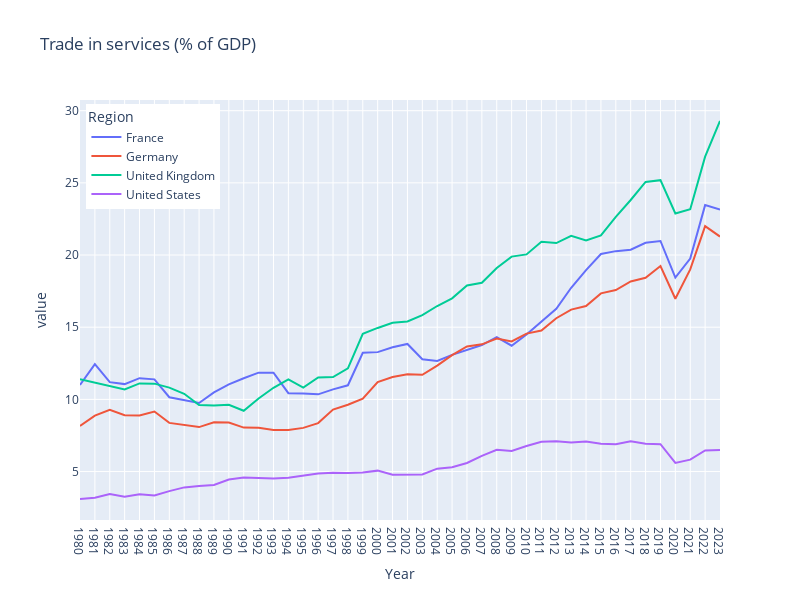

Here is the notebook cell this chart was saved with:
### Code cell
import requests
import pandas as pd
import plotly.express as px

# Set the API endpoint and parameters
base_url = "http://api.worldbank.org/v2/country/all/indicator//BG.GSR.NFSV.GD.ZS"
params = {
    "format": "json",  # JSON format
    "per_page": 30000,  # High limit to get all data at once
    "date": "1980:2024"  # Date range from 2000 to 2022
}

# Make the request to the World Bank API
response = requests.get(base_url, params=params)

# Check if the request was successful
if response.status_code == 200:
    # The response comes in two parts: metadata and data
    data = response.json()[1]  # Extract only the data part

    df = pd.DataFrame([[i['date'],i['country']['value'],i['value']] for i in data],
             columns=['Year','Country','FDI'])#.groupby(['Year','Country']).sum().unstack()

else:
    print("Failed to retrieve data:", response.status_code)


df_screened = df[df['Country'].isin(['United Kingdom', 'United States','France','Germany'])].groupby(['Year','Country']).sum().unstack().FDI


fig = px.line(df_screened,
              labels={'index':'Year'},
              width=800, height=600,
              title=data[0]['indicator']['value'])

fig.update_layout(legend=dict(
    title='Region',
    yanchor="top",
    y=0.99,
    xanchor="left",
    x=0.01
))

fig.show()

### Figure 1 — Plotly figure (JSON) as saved in the notebook; plotly's stock layout.template omitted (floating-point values rounded to 4 significant figures)
{"data": [{"hovertemplate": "Country=France<br>Year=%{x}<br>value=%{y}<extra></extra>", "legendgroup": "France", "line": {"color": "#636efa", "dash": "solid"}, "marker": {"symbol": "circle"}, "mode": "lines", "name": "France", "orientation": "v", "showlegend": true, "type": "scatter", "x": ["1980", "1981", "1982", "1983", "1984", "1985", "1986", "1987", "1988", "1989", "1990", "1991", "1992", "1993", "1994", "1995", "1996", "1997", "1998", "1999", "2000", "2001", "2002", "2003", "2004", "2005", "2006", "2007", "2008", "2009", "2010", "2011", "2012", "2013", "2014", "2015", "2016", "2017", "2018", "2019", "2020", "2021", "2022", "2023"], "xaxis": "x", "y": [11.0, 12.44, 11.19, 11.06, 11.47, 11.39, 10.15, 9.938, 9.752, 10.49, 11.04, 11.46, 11.85, 11.84, 10.43, 10.41, 10.35, 10.69, 10.98, 13.22, 13.27, 13.61, 13.84, 12.78, 12.67, 13.09, 13.44, 13.76, 14.31, 13.72, 14.49, 15.36, 16.28, 17.73, 18.96, 20.07, 20.27, 20.36, 20.85, 20.97, 18.43, 19.75, 23.46, 23.14], "yaxis": "y"}, {"hovertemplate": "Country=Germany<br>Year=%{x}<br>value=%{y}<extra></extra>", "legendgroup": "Germany", "line": {"color": "#EF553B", "dash": "solid"}, "marker": {"symbol": "circle"}, "mode": "lines", "name": "Germany", "orientation": "v", "showlegend": true, "type": "scatter", "x": ["1980", "1981", "1982", "1983", "1984", "1985", "1986", "1987", "1988", "1989", "1990", "1991", "1992", "1993", "1994", "1995", "1996", "1997", "1998", "1999", "2000", "2001", "2002", "2003", "2004", "2005", "2006", "2007", "2008", "2009", "2010", "2011", "2012", "2013", "2014", "2015", "2016", "2017", "2018", "2019", "2020", "2021", "2022", "2023"], "xaxis": "x", "y": [8.159, 8.876, 9.284, 8.9, 8.89, 9.156, 8.372, 8.238, 8.08, 8.412, 8.396, 8.045, 8.034, 7.874, 7.882, 8.026, 8.357, 9.291, 9.63, 10.05, 11.2, 11.55, 11.75, 11.7, 12.34, 13.07, 13.66, 13.81, 14.22, 14.01, 14.56, 14.77, 15.62, 16.22, 16.47, 17.34, 17.57, 18.17, 18.42, 19.24, 16.97, 19.01, 22.0, 21.28], "yaxis": "y"}, {"hovertemplate": "Country=United Kingdom<br>Year=%{x}<br>value=%{y}<extra></extra>", "legendgroup": "United Kingdom", "line": {"color": "#00cc96", "dash": "solid"}, "marker": {"symbol": "circle"}, "mode": "lines", "name": "United Kingdom", "orientation": "v", "showlegend": true, "type": "scatter", "x": ["1980", "1981", "1982", "1983", "1984", "1985", "1986", "1987", "1988", "1989", "1990", "1991", "1992", "1993", "1994", "1995", "1996", "1997", "1998", "1999", "2000", "2001", "2002", "2003", "2004", "2005", "2006", "2007", "2008", "2009", "2010", "2011", "2012", "2013", "2014", "2015", "2016", "2017", "2018", "2019", "2020", "2021", "2022", "2023"], "xaxis": "x", "y": [11.4, 11.15, 10.95, 10.69, 11.11, 11.09, 10.81, 10.39, 9.604, 9.578, 9.62, 9.212, 10.07, 10.81, 11.39, 10.82, 11.52, 11.54, 12.15, 14.54, 14.95, 15.3, 15.39, 15.83, 16.47, 17.0, 17.89, 18.08, 19.11, 19.89, 20.04, 20.92, 20.83, 21.33, 21.01, 21.35, 22.64, 23.81, 25.06, 25.19, 22.88, 23.17, 26.81, 29.29], "yaxis": "y"}, {"hovertemplate": "Country=United States<br>Year=%{x}<br>value=%{y}<extra></extra>", "legendgroup": "United States", "line": {"color": "#ab63fa", "dash": "solid"}, "marker": {"symbol": "circle"}, "mode": "lines", "name": "United States", "orientation": "v", "showlegend": true, "type": "scatter", "x": ["1980", "1981", "1982", "1983", "1984", "1985", "1986", "1987", "1988", "1989", "1990", "1991", "1992", "1993", "1994", "1995", "1996", "1997", "1998", "1999", "2000", "2001", "2002", "2003", "2004", "2005", "2006", "2007", "2008", "2009", "2010", "2011", "2012", "2013", "2014", "2015", "2016", "2017", "2018", "2019", "2020", "2021", "2022", "2023"], "xaxis": "x", "y": [3.098, 3.185, 3.44, 3.26, 3.418, 3.345, 3.643, 3.902, 4.001, 4.071, 4.453, 4.592, 4.552, 4.515, 4.576, 4.72, 4.856, 4.92, 4.893, 4.929, 5.062, 4.782, 4.772, 4.801, 5.199, 5.297, 5.591, 6.088, 6.509, 6.424, 6.768, 7.07, 7.102, 7.021, 7.088, 6.929, 6.895, 7.1, 6.927, 6.898, 5.597, 5.827, 6.46, 6.487], "yaxis": "y"}], "layout": {"height": 600, "legend": {"title": {"text": "Region"}, "tracegroupgap": 0, "x": 0.01, "xanchor": "left", "y": 0.99, "yanchor": "top"}, "title": {"text": "Trade in services (% of GDP)"}, "width": 800, "xaxis": {"anchor": "y", "domain": [0, 1], "title": {"text": "Year"}}, "yaxis": {"anchor": "x", "domain": [0, 1], "title": {"text": "value"}}}}
